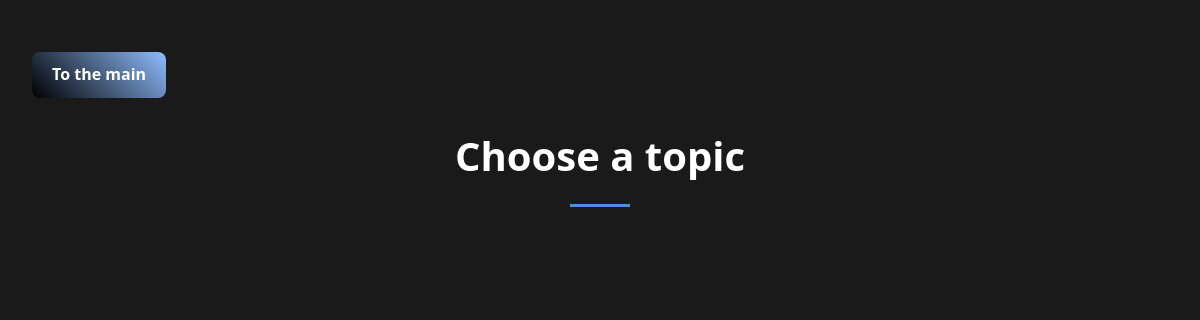
The page /categories/ on the database as committed earlier.
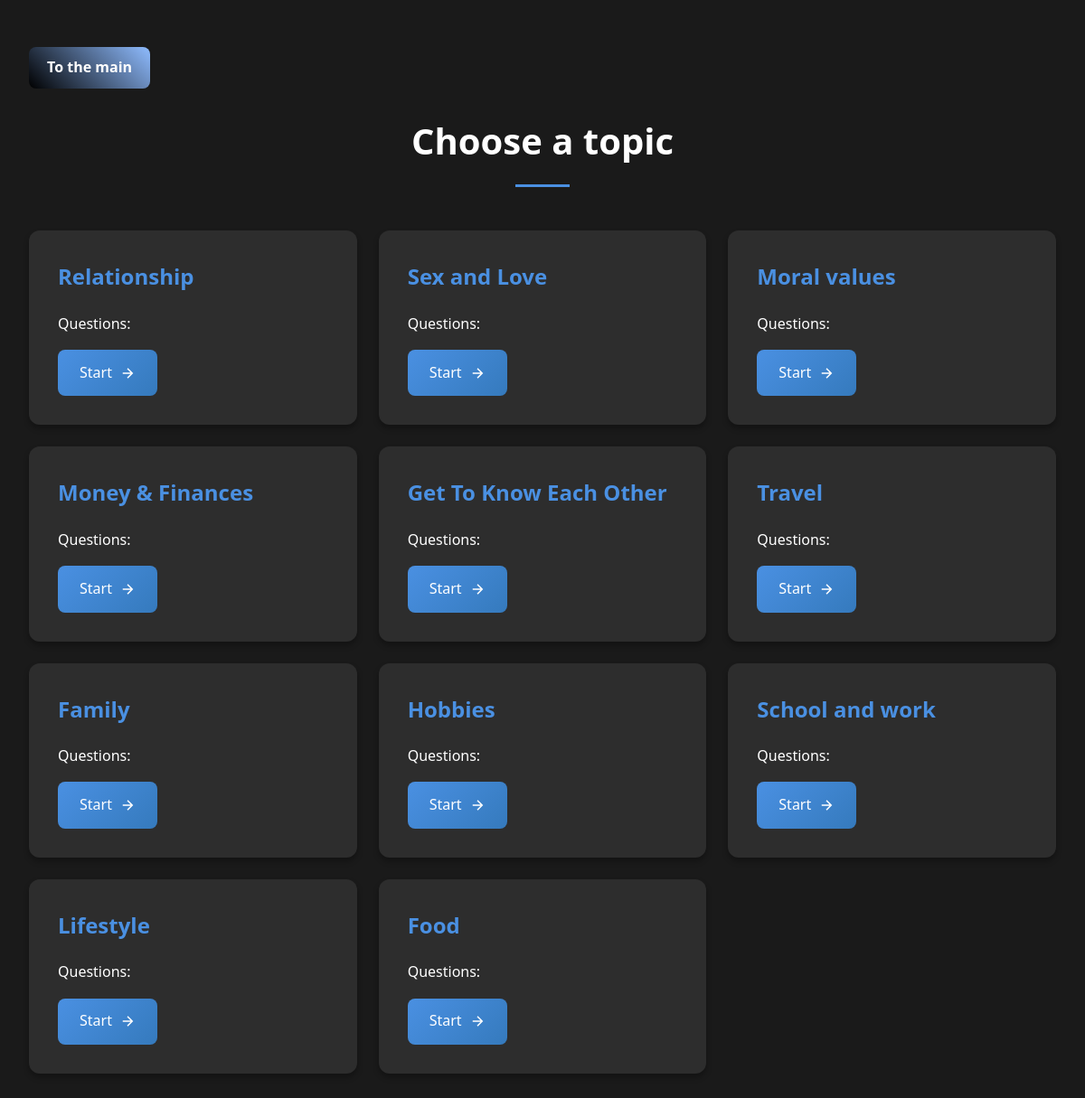
The same page on the database as committed later.
### main/models.py (models this page shows, shortened)
class Category(models.Model):
    name = models.CharField(max_length=100, verbose_name="Название категории")

### main/views.py (the view)
# urls.py: path('categories/', views.category_list, name='categories'),
def category_list(request):
    categories = Category.objects.all()
    return render(request, 'questions/categories.html', {'categories': categories})

### main/templates/questions/categories.html (shortened to what this page needs)
{% load static %}
<!DOCTYPE html>
<html lang="ru">
<head>
    <link rel="stylesheet" href="{% static 'css/categories.css' %}">
    <a href="/" class="back-to-main">To the main</a>
</head>
<body>
    <h1>Choose a topic</h1>
    <div class="categories-grid">
        {% for category in categories %}
        <div class="category-card">
            <h2>{{ category.name }}</h2>
            <p>Questions: {{ category.question_set.count }}</p>
            <a href="{% url 'category_questions' category.id %}" class="btn">
                <span>Start</span>
                <svg width="18" height="18" viewBox="0 0 24 24" fill="none" stroke="currentColor" stroke-width="2">
                    <path d="M5 12h14M12 5l7 7-7 7"/>
                </svg>
            </a>
        </div>
        {% endfor %}
    </div>
</body>
</html>

Rows that differ between the two databases and show on the page:
added Category: name "Relationship"
added Category: name "Sex and Love"
added Category: name "Moral values"
added Category: name "Money & Finances"
added Category: name "Get To Know Each Other"
added Category: name "Travel"
added Category: name "Family"
added Category: name "Hobbies"
added Category: name "School and work"
added Category: name "Lifestyle"
added Category: name "Food"
